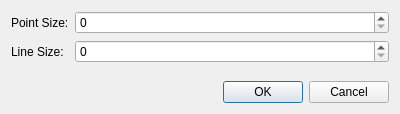
<?xml version="1.0" encoding="UTF-8"?>
<ui version="4.0">
 <class>PlotConfigureDialog</class>
 <widget class="QDialog" name="PlotConfigureDialog">
  <property name="geometry">
   <rect>
    <x>0</x>
    <y>0</y>
    <width>400</width>
    <height>114</height>
   </rect>
  </property>
  <property name="windowTitle">
   <string>Dialog</string>
  </property>
  <layout class="QVBoxLayout" name="verticalLayout">
   <item>
    <layout class="QFormLayout" name="formLayout">
     <item row="0" column="0">
      <widget class="QLabel" name="label_pointSize">
       <property name="text">
        <string>Point Size:</string>
       </property>
      </widget>
     </item>
     <item row="1" column="0">
      <widget class="QLabel" name="label_lineSize">
       <property name="text">
        <string>Line Size:</string>
       </property>
      </widget>
     </item>
     <item row="0" column="1">
      <widget class="QSpinBox" name="pointSize"/>
     </item>
     <item row="1" column="1">
      <widget class="QSpinBox" name="lineSize"/>
     </item>
    </layout>
   </item>
   <item>
    <widget class="QDialogButtonBox" name="buttonBox">
     <property name="orientation">
      <enum>Qt::Horizontal</enum>
     </property>
     <property name="standardButtons">
      <set>QDialogButtonBox::Cancel|QDialogButtonBox::Ok</set>
     </property>
    </widget>
   </item>
  </layout>
 </widget>
 <resources/>
 <connections>
  <connection>
   <sender>buttonBox</sender>
   <signal>accepted()</signal>
   <receiver>PlotConfigureDialog</receiver>
   <slot>accept()</slot>
   <hints>
    <hint type="sourcelabel">
     <x>248</x>
     <y>254</y>
    </hint>
    <hint type="destinationlabel">
     <x>157</x>
     <y>274</y>
    </hint>
   </hints>
  </connection>
  <connection>
   <sender>buttonBox</sender>
   <signal>rejected()</signal>
   <receiver>PlotConfigureDialog</receiver>
   <slot>reject()</slot>
   <hints>
    <hint type="sourcelabel">
     <x>316</x>
     <y>260</y>
    </hint>
    <hint type="destinationlabel">
     <x>286</x>
     <y>274</y>
    </hint>
   </hints>
  </connection>
 </connections>
</ui>
